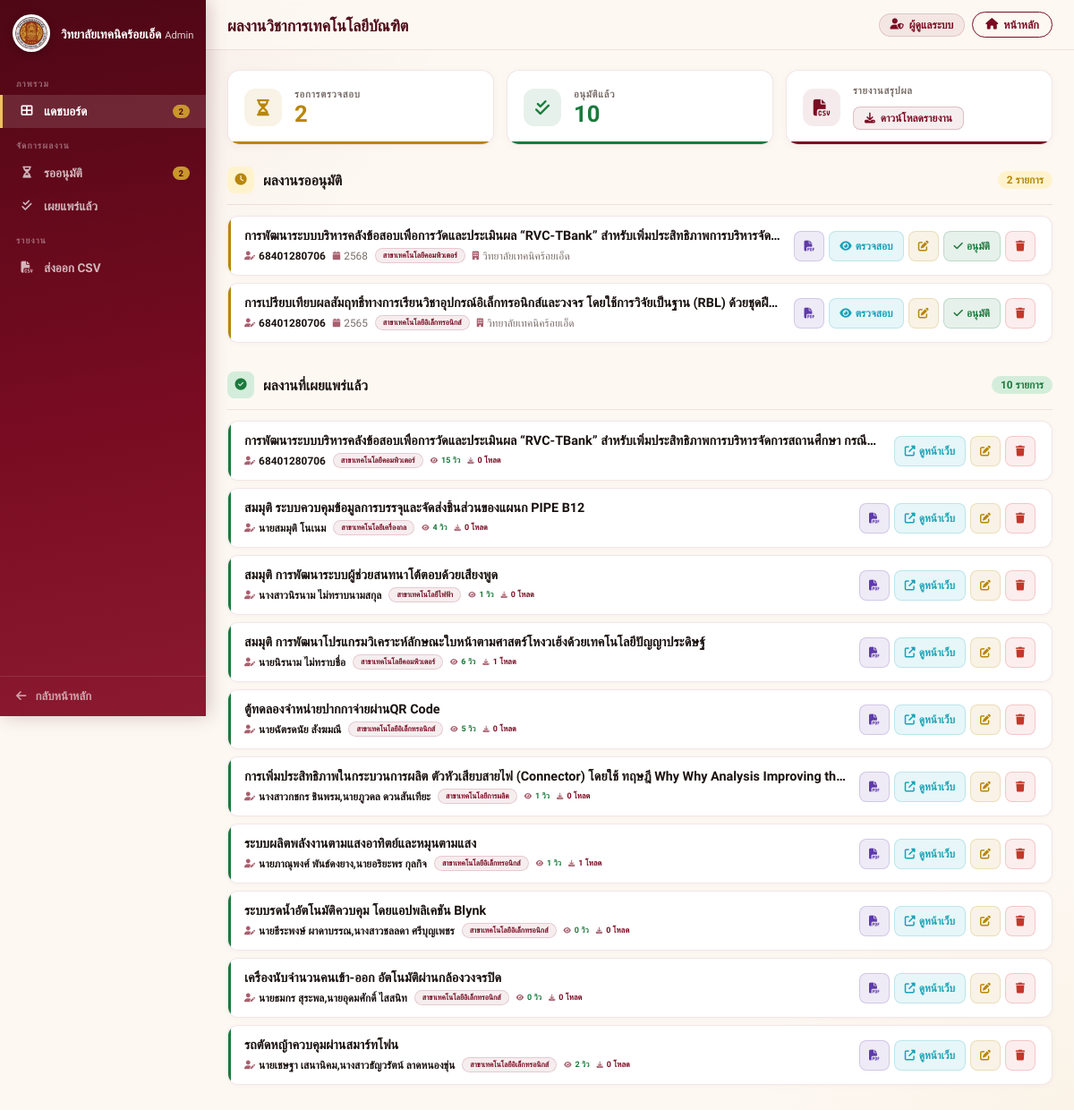
Page /manage/ (signed in) on the earlier database version.
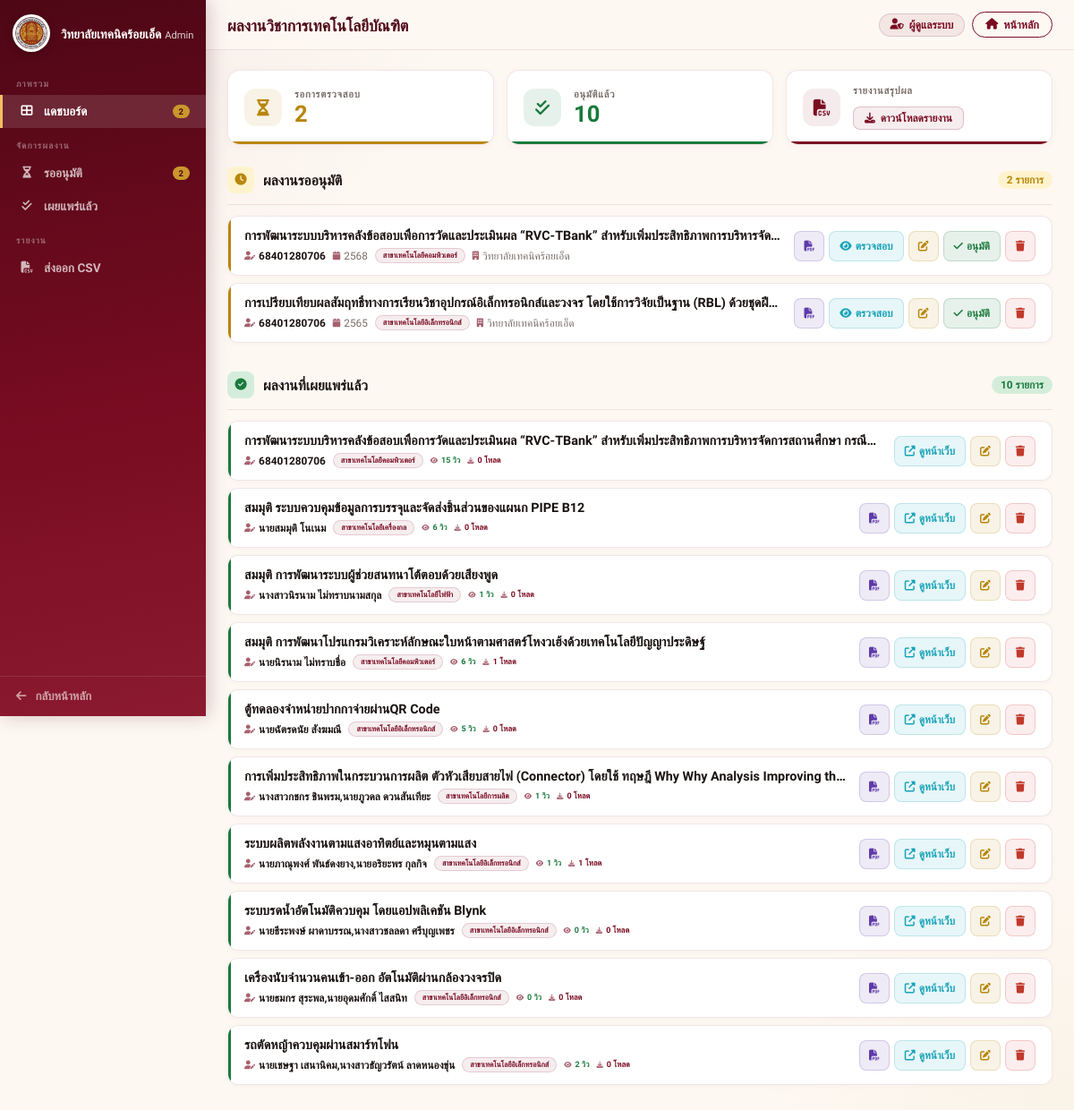
Same page on the later database version.
### research/models.py (models this page shows, shortened)
class Project(models.Model):
    DEPARTMENTS = [
        ('EE', 'สาขาเทคโนโลยีไฟฟ้า'),
        ('ET', 'สาขาเทคโนโลยีอิเล็กทรอนิกส์'),
        ('PT', 'สาขาเทคโนโลยีการผลิต'),
        ('MT', 'สาขาเทคโนโลยีเครื่องกล'),
        ('CT', 'สาขาเทคโนโลยีคอมพิวเตอร์'),
    ]
    RESEARCH_TYPES = [
        ('classroom', 'วิจัยในชั้นเรียน'),
        ('r_d', 'วิจัยและพัฒนา (R&D)'),
        ('innovation', 'นวัตกรรมและสิ่งประดิษฐ์'),
        ('survey', 'วิจัยเชิงสำรวจ'),
        ('other', 'อื่นๆ'),
    ]
    title_th = models.CharField(max_length=500, verbose_name="ชื่อผลงานวิจัย (ภาษาไทย)")
    title_en = models.CharField(max_length=500, verbose_name="ชื่อผลงานวิจัย (ภาษาอังกฤษ)", blank=True, null=True)
    department = models.CharField(max_length=2, choices=DEPARTMENTS, default='CT', verbose_name="สาขาวิชา")
    academic_year = models.IntegerField(verbose_name="ปีที่ผลงานวิจัยเสร็จ (พ.ศ.)")
    research_type = models.CharField(max_length=50, choices=RESEARCH_TYPES, default='innovation', verbose_name="ประเภทของงานวิจัย")
    student_name = models.CharField(max_length=255, verbose_name="ชื่อนักวิจัยหลัก")
    researcher_co1 = models.CharField(max_length=255, verbose_name="ชื่อนักวิจัยร่วมคนที่ 1", blank=True, null=True)
    researcher_co2 = models.CharField(max_length=255, verbose_name="ชื่อนักวิจัยร่วมคนที่ 2", blank=True, null=True)
    organization = models.CharField(max_length=255, verbose_name="หน่วยงาน", default="วิทยาลัยเทคนิคร้อยเอ็ด")
    funding_by = models.CharField(max_length=255, verbose_name="ผู้สนับสนุนทุนวิจัย", blank=True, null=True)
    awards = models.TextField(verbose_name="รางวัลที่เคยได้รับ", blank=True, null=True)
    abstract = models.TextField(verbose_name="บทคัดย่อ", blank=True)
    keywords = models.CharField(max_length=255, verbose_name="คำสำคัญ (Keywords)", blank=True)
    background = models.TextField(verbose_name="ความเป็นมา/หลักการและเหตุผล", blank=True)
    objectives = models.TextField(verbose_name="วัตถุประสงค์การวิจัย", blank=True)
    scope = models.TextField(verbose_name="ขอบเขตของการวิจัย", blank=True)
    theory = models.TextField(verbose_name="ทฤษฎีที่ใช้ในการศึกษา/ที่เกี่ยวข้อง", blank=True)
    methodology = models.TextField(verbose_name="วิธีการวิจัย", blank=True)
    results = models.TextField(verbose_name="ผลการวิจัย", blank=True)
    discussion = models.TextField(verbose_name="อภิปรายผล", blank=True)
    suggestions_use = models.TextField(verbose_name="ข้อเสนอแนะในการใช้ประโยชน์", blank=True)
    suggestions_next = models.TextField(verbose_name="ข้อเสนอแนะในการทำวิจัยครั้งต่อไป", blank=True)
    other_info = models.TextField(verbose_name="อื่นๆ", blank=True, null=True)
    pdf_file = models.FileField(
        upload_to='pdfs/',
        verbose_name="ไฟล์ PDF ฉบับเต็ม",
        validators=[FileExtensionValidator(allowed_extensions=['pdf']), validate_file_size],
        null=True, blank=True
    )
    is_approved = models.BooleanField(default=False, verbose_name="อนุมัติการเผยแพร่")
    views_count = models.PositiveIntegerField(default=0, verbose_name="ยอดเข้าชม")
    download_count = models.PositiveIntegerField(default=0, verbose_name="ยอดดาวน์โหลด")
    class Meta:
        verbose_name = "โครงงาน/ผลงานวิชาการ"
        verbose_name_plural = "โครงงาน/ผลงานวิชาการ"
        ordering = ['-academic_year']

### research/views.py (the view)
# urls.py: path('manage/', views.admin_dashboard, name='admin_dashboard'),
@login_required
def admin_dashboard(request):
    if not request.user.is_staff:
        messages.warning(request, "เฉพาะผู้ดูแลระบบเท่านั้นที่เข้าถึงหน้านี้ได้")
        return redirect('project_list')
    pending_projects  = Project.objects.filter(is_approved=False).order_by('-id')
    approved_projects = Project.objects.filter(is_approved=True).order_by('-id')
    return render(request, 'research/admin_dashboard.html', {
        'pending_projects': pending_projects, 'approved_projects': approved_projects,
        'pending_count': pending_projects.count(), 'approved_count': approved_projects.count(),
    })

### research/templates/research/admin_dashboard.html (shortened to what the changed rows need)
{% load static %}
<!DOCTYPE html>
<html lang="th">
<head>
    <link rel="stylesheet" href="https://cdnjs.cloudflare.com/ajax/libs/font-awesome/6.4.0/css/all.min.css">
</head>
<body>
<div class="main" id="mainContent">
    <div class="page-body">
        <div id="approved-section">
            {% for p in approved_projects %}
            <div class="project-row approved">
                <div class="project-info">
                    <div class="project-name">{{ p.title_th }}</div>
                    <div class="project-meta">
                        <span><i class="fas fa-user-edit"></i> <b>{{ p.student_name }}</b></span>
                        <span class="dept-tag">{{ p.get_department_display }}</span>
                        <span class="stat-inline views"><i class="fas fa-eye"></i> {{ p.views_count }} วิว</span>
                        <span class="stat-inline downloads"><i class="fas fa-download"></i> {{ p.download_count }} โหลด</span>
                    </div>
                </div>
                <div class="action-group">
                    {% if p.pdf_file %}
                    <a href="{{ p.pdf_file.url }}" target="_blank" class="btn-act btn-pdf btn-icon" title="ดู PDF"><i class="fas fa-file-pdf"></i></a>
                    {% endif %}
                    <a href="{% url 'project_detail' p.id %}" target="_blank" class="btn-act btn-preview">
                        <i class="fas fa-external-link-alt"></i> ดูหน้าเว็บ
                    </a>
                    <a href="{% url 'edit_project' p.id %}" class="btn-act btn-edit btn-icon" title="แก้ไข"><i class="fas fa-edit"></i></a>
                    <a href="{% url 'delete_project' p.id %}" class="btn-act btn-delete btn-icon" title="ลบ"
                       onclick="return confirm('ต้องการลบผลงานชิ้นนี้ใช่หรือไม่?')"><i class="fas fa-trash"></i></a>
                </div>
            </div>
            {% empty %}
            <div class="empty-state">
                <i class="fas fa-folder-open"></i>
                ยังไม่มีผลงานที่ผ่านการอนุมัติ
            </div>
            {% endfor %}
        </div>
    </div>
</div>
</body>
</html>

Differences in the rows shown:
changed Project "สมมุติ ระบบควบคุมข้อมูลการบรรจุและจัดส่งชิ้นส่วนของแผนก PIPE B12": views_count "4" → "6"
